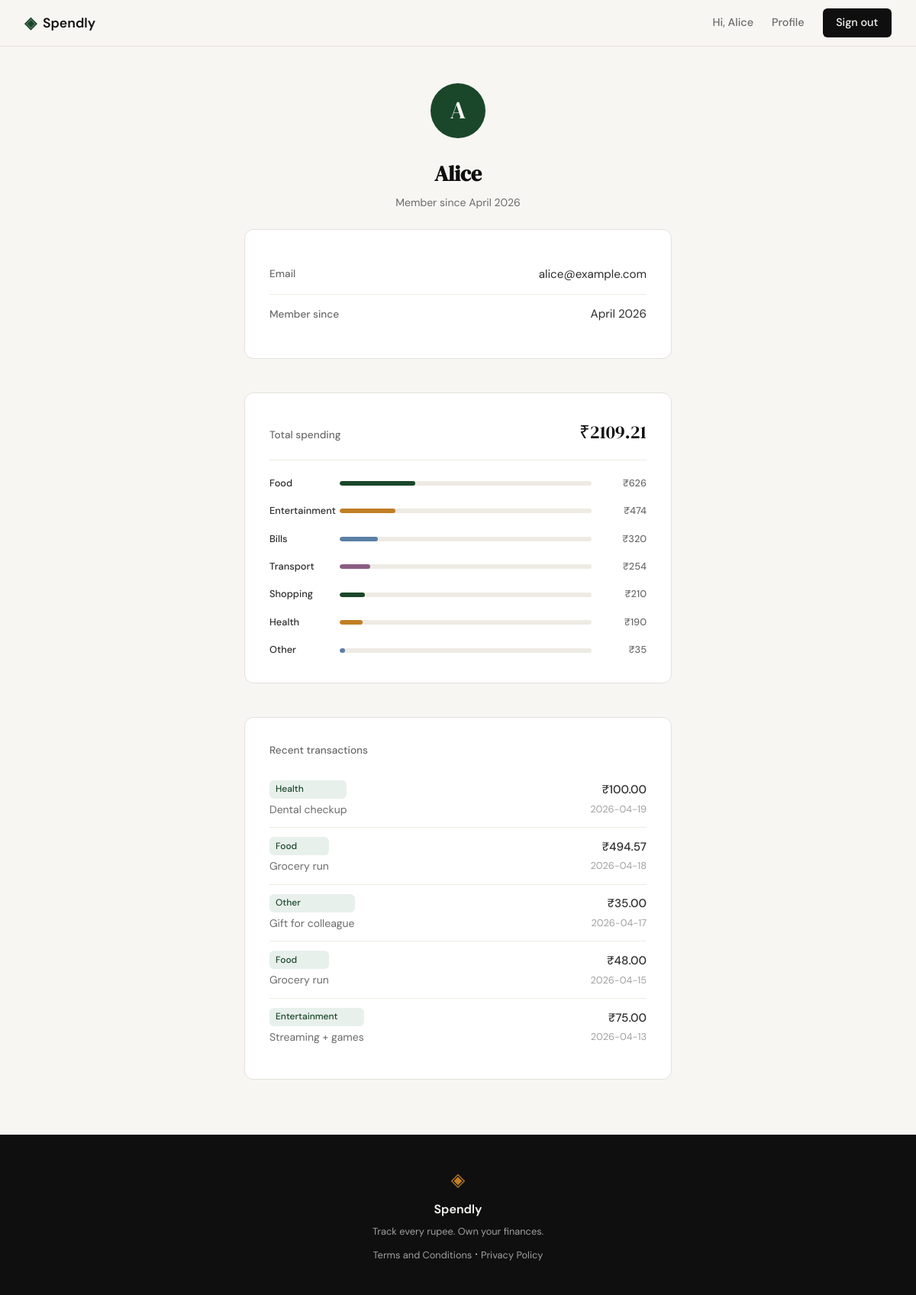
The app's page /profile (signed in) with its own data.
### tables this page shows
CREATE TABLE users (
                id            INTEGER PRIMARY KEY AUTOINCREMENT,
                name          TEXT    NOT NULL,
                email         TEXT    NOT NULL UNIQUE,
                password_hash TEXT    NOT NULL,
                created_at    TEXT    DEFAULT (datetime('now'))
            );

CREATE TABLE expenses (
                id          INTEGER PRIMARY KEY AUTOINCREMENT,
                user_id     INTEGER NOT NULL REFERENCES users(id),
                amount      REAL    NOT NULL,
                category    TEXT    NOT NULL,
                date        TEXT    NOT NULL,
                description TEXT,
                created_at  TEXT    DEFAULT (datetime('now'))
            );

### app.py (the view)
@app.route("/profile")
def profile():
    if not session.get("user_id"):
        return redirect(url_for("login"))
    db = get_db()
    user = db.execute(
        "SELECT name, email, created_at FROM users WHERE id = ?",
        (session["user_id"],)
    ).fetchone()
    if user is None:
        session.clear()
        return redirect(url_for("login"))
    member_since = datetime.strptime(user["created_at"][:10], "%Y-%m-%d").strftime("%B %Y")
    total_spent = db.execute(
        "SELECT COALESCE(SUM(amount), 0) FROM expenses WHERE user_id = ?",
        (session["user_id"],)
    ).fetchone()[0]
    cat_rows = db.execute(
        "SELECT category, SUM(amount) as total FROM expenses WHERE user_id = ?"
        " GROUP BY category ORDER BY total DESC",
        (session["user_id"],)
    ).fetchall()
    categories = [
        {
            "name": r["category"],
            "total": r["total"],
            "pct": round(r["total"] / total_spent * 100) if total_spent else 0,
        }
        for r in cat_rows
    ]
    recent = db.execute(
        "SELECT amount, category, date, description FROM expenses"
        " WHERE user_id = ? ORDER BY date DESC LIMIT 5",
        (session["user_id"],)
    ).fetchall()
    return render_template("profile.html",
        user=user,
        member_since=member_since,
        total_spent=total_spent,
        categories=categories,
        recent=recent,
    )

### database/db.py (called while the page is built)
def get_db():
    conn = sqlite3.connect(DB_PATH)
    conn.row_factory = sqlite3.Row
    conn.execute("PRAGMA foreign_keys = ON")
    return conn

### templates/profile.html (shortened to what this page needs)
{% extends "base.html" %}
{% block content %}
<section class="profile-page">
    <div class="profile-wrap">
        <div class="profile-head">
            <div class="profile-avatar">{{ user.name[0].upper() }}</div>
            <h1 class="profile-name">{{ user.name }}</h1>
            <p class="profile-since">Member since {{ member_since }}</p>
        </div>
        <div class="auth-card">
            <div class="profile-field">
                <span class="profile-label">Email</span>
                <span class="profile-value">{{ user.email }}</span>
            </div>
            <div class="profile-field profile-field--last">
                <span class="profile-label">Member since</span>
                <span class="profile-value">{{ member_since }}</span>
            </div>
        </div>
        {% if categories %}
        <div class="auth-card">
            <div class="profile-spend-header">
                <span class="profile-label">Total spending</span>
                <span class="profile-spend-total">&#8377;{{ "%.2f"|format(total_spent) }}</span>
            </div>
            {% set bar_mods = ['', ' mock-bar-2', ' mock-bar-3', ' mock-bar-4'] %}
            <div class="mock-bars">
                {% for cat in categories %}
                <div class="mock-bar-row">
                    <span class="mock-cat">{{ cat.name }}</span>
                    <div class="mock-bar-track">
                        <div class="mock-bar{{ bar_mods[loop.index0 % 4] }}" style="width: {{ cat.pct }}%"></div>
                    </div>
                    <span class="mock-amt">&#8377;{{ "%.0f"|format(cat.total) }}</span>
                </div>
                {% endfor %}
            </div>
        </div>
        {% endif %}
        {% if recent %}
        <div class="auth-card">
            <p class="profile-section-label">Recent transactions</p>
            <div class="txn-list">
                {% for txn in recent %}
                <div class="txn-row{% if loop.last %} txn-row--last{% endif %}">
                    <div class="txn-left">
                        <span class="txn-cat">{{ txn.category }}</span>
                        <span class="txn-desc">{{ txn.description or '—' }}</span>
                    </div>
                    <div class="txn-right">
                        <span class="txn-amt">&#8377;{{ "%.2f"|format(txn.amount) }}</span>
                        <span class="txn-date">{{ txn.date }}</span>
                    </div>
                </div>
                {% endfor %}
            </div>
        </div>
        {% endif %}
    </div>
</section>
{% endblock %}

### templates/base.html (shortened to what this page needs)
<!DOCTYPE html>
<html lang="en">
<head>
    <link rel="stylesheet" href="{{ url_for('static', filename='css/style.css') }}">
</head>
<body>
    <nav class="navbar">
        <div class="nav-inner">
            <a href="{{ url_for('landing') }}" class="nav-brand">
                <span class="brand-icon">◈</span>
                <span class="brand-name">Spendly</span>
            </a>
            <div class="nav-links">
                {% if session.get('user_id') %}
                    <span class="nav-greeting">Hi, {{ session['user_name'] }}</span>
                    <a href="{{ url_for('profile') }}">Profile</a>
                    <a href="{{ url_for('logout') }}" class="nav-cta">Sign out</a>
                {% else %}
                    <a href="{{ url_for('login') }}">Sign in</a>
                    <a href="{{ url_for('register') }}" class="nav-cta">Get started</a>
                {% endif %}
            </div>
        </div>
    </nav>
    <main class="main-content">
        {% block content %}{% endblock %}
    </main>
    <footer class="footer">
        <div class="footer-inner">
            <span class="brand-icon">◈</span>
            <span class="footer-name">Spendly</span>
            <p class="footer-copy">Track every rupee. Own your finances.</p>
            <p><a href="/terms">Terms and Conditions</a> &middot; <a href="/privacy">Privacy Policy</a></p>
        </div>
    </footer>
</body>
</html>

### records on screen
users: user_name "Alice", name "A", name "Alice", email "alice@example.com"
expenses: category "Health", description "Dental checkup", amount "100.00", date "2026-04-19"
expenses: category "Food", description "Grocery run", amount "494.57", date "2026-04-18"
expenses: category "Other", description "Gift for colleague", amount "35.00", date "2026-04-17"
expenses: category "Food", description "Grocery run", amount "48.00", date "2026-04-15"
expenses: category "Entertainment", description "Streaming + games", amount "75.00", date "2026-04-13"

### other values on screen
{{ member_since }} "April 2026"
{{ "%.2f"|format(total_spent) }} "2109.21"
{{ cat.name }} "Food" "Entertainment" "Bills" "Transport" "Shopping" "Health" "Other"
{{ "%.0f"|format(cat.total) }} "626" "474" "320" "254" "210" "190" "35"
